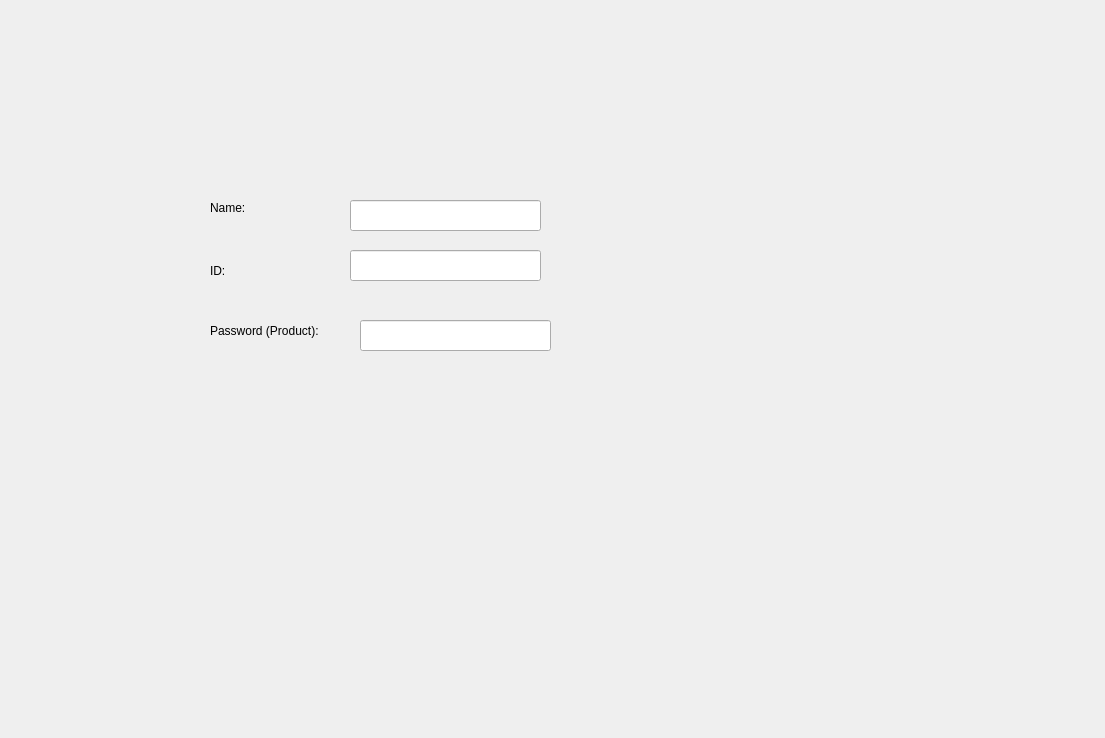
<?xml version="1.0" encoding="UTF-8"?>
<ui version="4.0">
 <class>deleteitem_seller</class>
 <widget class="QDialog" name="deleteitem_seller">
  <property name="geometry">
   <rect>
    <x>0</x>
    <y>0</y>
    <width>1105</width>
    <height>738</height>
   </rect>
  </property>
  <property name="windowTitle">
   <string>Dialog</string>
  </property>
  <widget class="QLabel" name="label_namedeleteseller">
   <property name="geometry">
    <rect>
     <x>210</x>
     <y>200</y>
     <width>58</width>
     <height>16</height>
    </rect>
   </property>
   <property name="text">
    <string>Name:</string>
   </property>
  </widget>
  <widget class="QLabel" name="label_deleteproductid">
   <property name="geometry">
    <rect>
     <x>210</x>
     <y>260</y>
     <width>71</width>
     <height>21</height>
    </rect>
   </property>
   <property name="text">
    <string>ID:</string>
   </property>
  </widget>
  <widget class="QLineEdit" name="lineEdit_namedeleteseller">
   <property name="geometry">
    <rect>
     <x>350</x>
     <y>200</y>
     <width>191</width>
     <height>31</height>
    </rect>
   </property>
  </widget>
  <widget class="QLineEdit" name="lineEdit_deleteproductid">
   <property name="geometry">
    <rect>
     <x>350</x>
     <y>250</y>
     <width>191</width>
     <height>31</height>
    </rect>
   </property>
  </widget>
  <widget class="QLabel" name="label_passproductdelete">
   <property name="geometry">
    <rect>
     <x>210</x>
     <y>320</y>
     <width>131</width>
     <height>21</height>
    </rect>
   </property>
   <property name="text">
    <string>Password (Product):</string>
   </property>
  </widget>
  <widget class="QLineEdit" name="lineEdit_passproductdelete">
   <property name="geometry">
    <rect>
     <x>360</x>
     <y>320</y>
     <width>191</width>
     <height>31</height>
    </rect>
   </property>
  </widget>
 </widget>
 <resources/>
 <connections/>
</ui>
